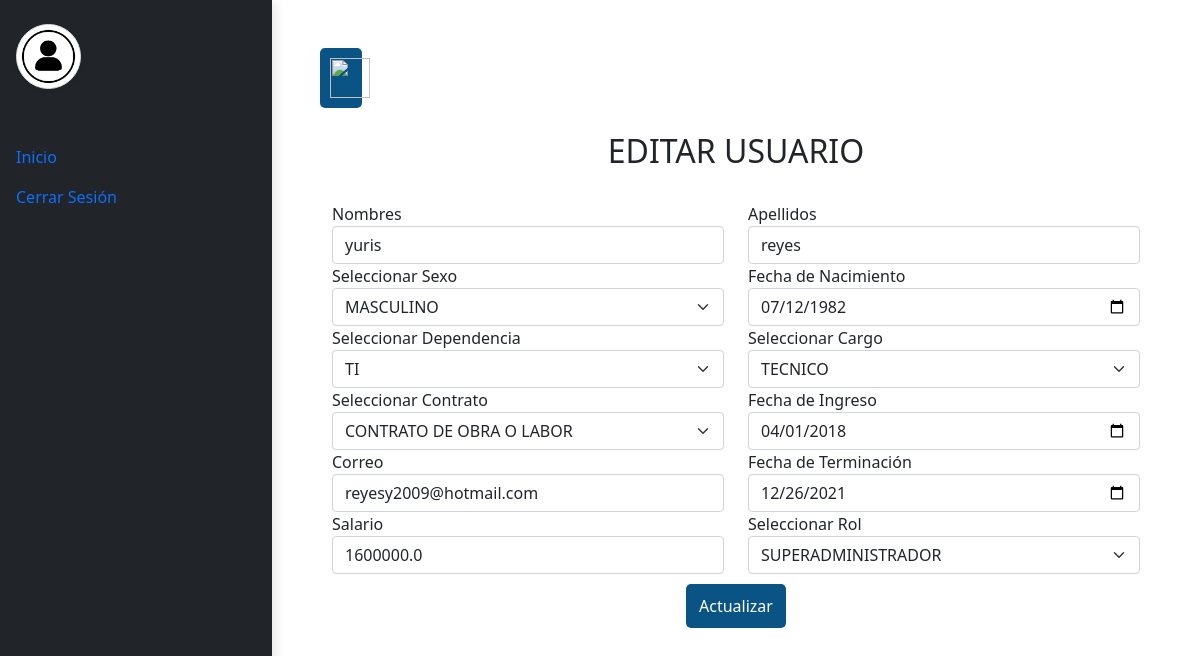
The app's page /edituser/1 with its own data.
### tables this page shows
CREATE TABLE tbl_empleado (int_id_empleado INTEGER NOT NULL PRIMARY KEY AUTOINCREMENT, str_nom_empleado VARCHAR NOT NULL, str_ape_empleado VARCHAR NOT NULL, int_cod_tipo_sexo INTEGER REFERENCES tbl_tipo_sexo (int_cod_tipo_sexo) ON UPDATE CASCADE NOT NULL, date_fecha_nacimiento DATE NOT NULL, int_cod_tipo_cargo INTEGER NOT NULL REFERENCES tbl_tipo_cargo (int_cod_tipo_cargo) ON UPDATE CASCADE, int_cod_tipo_contrato INTEGER REFERENCES tbl_tipo_contrato (int_cod_tipo_contrato) ON UPDATE CASCADE NOT NULL, date_fecha_ingreso DATE NOT NULL, date_fecha_terminacion DATE NOT NULL, str_correo_empleado VARCHAR NOT NULL, dbl_salario_empleado DOUBLE NOT NULL, str_nombre_usuario VARCHAR NOT NULL REFERENCES tbl_usuario (str_nombre_usuario) ON UPDATE CASCADE, int_cod_tipo_dependencia INTEGER REFERENCES tbl_tipo_dependencia (int_cod_tipo_dependencia) ON UPDATE CASCADE NOT NULL);

### app.py (the view)
@app.route("/edituser/<int:id>", methods=["GET", "POST"])
def fcnedituser(id):
    idE = id
    db = get_db()
    cur = db.cursor()
    consulta = "SELECT e.int_id_empleado, e.str_nom_empleado, e.str_ape_empleado, ts.str_nom_tipo_sexo, e.date_fecha_nacimiento, td.str_nom_tipo_dependencia, tc.str_nom_tipo_cargo, co.str_nom_tipo_contrato, e.date_fecha_ingreso, e.str_correo_empleado, e.date_fecha_terminacion, e.dbl_salario_empleado, tp.str_nom_tipo_perfil, e.int_cod_tipo_sexo, e.int_cod_tipo_dependencia, e.int_cod_tipo_cargo, e.int_cod_tipo_contrato, u.int_cod_tipo_perfil FROM tbl_empleado e, tbl_usuario u, tbl_tipo_sexo ts, tbl_tipo_cargo tc, tbl_tipo_dependencia td, tbl_tipo_contrato co, tbl_tipo_perfil tp WHERE e.int_cod_tipo_sexo = ts.int_cod_tipo_sexo AND e.int_cod_tipo_cargo = tc.int_cod_tipo_cargo AND e.int_cod_tipo_dependencia = td.int_cod_tipo_dependencia AND e.int_cod_tipo_contrato = co.int_cod_tipo_contrato AND e.str_nombre_usuario = u.str_nombre_usuario AND u.int_cod_tipo_perfil = tp.int_cod_tipo_perfil AND e.int_id_empleado = ?"
    cur.execute(consulta, [idE])
    data = cur.fetchone()
    db = get_db()
    cur = db.cursor()
    consulta = "SELECT * FROM tbl_tipo_sexo"
    cur.execute(consulta)
    sexos = cur.fetchall()
    db = get_db()
    cur = db.cursor()
    consulta = "SELECT * FROM tbl_tipo_contrato"
    cur.execute(consulta)
    contratos = cur.fetchall()
    db = get_db()
    cur = db.cursor()
    consulta = "SELECT * FROM tbl_tipo_dependencia"
    cur.execute(consulta)
    dependencias = cur.fetchall()
    db = get_db()
    cur = db.cursor()
    consulta = "SELECT * FROM tbl_tipo_cargo"
    cur.execute(consulta)
    cargos = cur.fetchall()
    db = get_db()
    cur = db.cursor()
    consulta = "SELECT * FROM tbl_tipo_perfil"
    cur.execute(consulta)
    roles = cur.fetchall()
    return render_template(
        "editarusuario.html",
        data=data,
        sexos=sexos,
        contratos=contratos,
        dependencias=dependencias,
        cargos=cargos,
        roles=roles,
    )

### app.py (called while the page is built, shortened)
@app.before_request
def load_logged_in_user():
    user_id = session.get("user_id")
    if user_id is None:
        g.user = None

### db.py (called while the page is built)
def get_db():
    try:
        if "db" not in g:
            g.db = sqlite3.connect("cerveceria.db")
            g.db.row_factory = sqlite3.Row
        return g.db
    except Error:
        print(Error)

### templates/editarusuario.html (shortened to what this page needs)
<!DOCTYPE html>
<html lang="en">
  <head>
    <link
      href="https://cdn.jsdelivr.net/npm/bootstrap@5.1.3/dist/css/bootstrap.min.css"
      rel="stylesheet"
    />
    <link rel="stylesheet" href="../static/css/editarusuario.css" />
  </head>
  <body class="back">
    <div class="vertical-navbar bg-dark navbar-collapse" id="sidebar">
      <div class="py-4 px-3 mb-4 bg-dark">
        <div class="media d-flex align-items-center">
          <img
            src="../static/images/foto.jpg"
            alt="..."
            width="65"
            class="mr-3 rounded-circle img-thumbnail shadow-sm"
          />
        </div>
      </div>
      <ul class="nav flex-column mb-0">
        <li class="nav-item">
          <a class="nav-link" href="/sessionsuperadmin/">Inicio</a>
        </li>
        <li class="nav-item">
          <a class="nav-link" href="{{ url_for('logout')}}">Cerrar Sesión</a>
        </li>
      </ul>
    </div>
    <div class="page-content p-5" id="content">
      <button id="sidebarCollapse" class="sadminbtn btn-d">
        <img
          src="../static/images/opciones.png"
          style="width: 40px; height: 40px"
        />
      </button>
      <br />
      <br />
      <center>
        <h2>EDITAR USUARIO</h2>
      </center>
      <br />
      <div
        class="container"
        style="background-color: white; border-radius: 10px"
      >
        <form action="/updateuser/{{data.0}}" method="POST">
          <div class="row forma">
            <div class="col-6">
              <label for="nombres">Nombres</label>
              <input
                name="fname"
                type="text"
                class="form-control"
                aria-label="nombres"
                value="{{data.1}}"
              />
            </div>
            <div class="col-6">
              <label for="appelidos">Apellidos</label>
              <input
                name="lname"
                type="text"
                class="form-control"
                aria-label="apellidos"
                value="{{data.2}}"
              />
            </div>
            <div class="col-6">
              <label for="selecsexo">Seleccionar Sexo</label>
              <select
                name="sexo"
                id="sexo"
                class="form-select"
                aria-label="sexousuario"
              >
                {% for sexo in sexos %} {% if sexo[1] != data[3] %}
                <option value="{{sexo.0}}">{{sexo.1}}</option>
                {% else %}
                <option value="{{data.13}}" selected>{{data.3}}</option>
                {% endif %} {% endfor %}
              </select>
            </div>
            <div class="col-6">
              <label for="fnacimiento">Fecha de Nacimiento</label>
              <input
                name="fnacimiento"
                type="date"
                class="form-control"
                aria-label="fechanac"
                value="{{data.4}}"
              />
            </div>
            <div class="col-6">
              <label for="selecdependencia">Seleccionar Dependencia</label>
              <select
                name="dependencia"
                id="dependencia"
                class="form-select"
                aria-label="dependenciausuario"
              >
                {% for dependencia in dependencias %} {% if dependencia[1] !=
                data[5] %}
                <option value="{{dependencia.0}}">{{dependencia.1}}</option>
                {% else %}
                <option value="{{data.14}}" selected>{{data.5}}</option>
                {% endif %} {% endfor %}
              </select>
            </div>
            <div class="col-6">
              <label for="seleccargo">Seleccionar Cargo</label>
              <select
                name="cargo"
                id="cargo"
                class="form-select"
                aria-label="cargo"
              >
                {% for cargo in cargos %} {% if cargo[1] != data[6] %}
                <option value="{{cargo.0}}">{{cargo.1}}</option>
                {% else %}
                <option value="{{data.15}}" selected>{{data.6}}</option>
                {% endif %} {% endfor %}
              </select>
            </div>
            <div class="col-6">
              <label for="Seleccontrato">Seleccionar Contrato</label>
              <select
                name="tcontrato"
                id="tcontrato"
                class="form-select"
                aria-label="tcontrato"
              >
                {% for contrato in contratos %} {% if contrato[1] != data[7] %}
                <option value="{{contrato.0}}">{{contrato.1}}</option>
                {% else %}
                <option value="{{data.16}}" selected>{{data.7}}</option>
                {% endif %} {% endfor %}
              </select>
            </div>
            <div class="col-6">
              <label for="fingreso">Fecha de Ingreso</label>
              <input
                name="fingreso"
                type="date"
                class="form-control"
                aria-label="fechaing"
                value="{{data.8}}"
              />
            </div>
            <div class="col-6">
              <label for="email">Correo</label>
              <input
                name="email"
                type="email"
                class="form-control"
                aria-label="correo"
                value="{{data.9}}"
              />
            </div>
            <div class="col-6">
              <label for="fterminacion">Fecha de Terminación</label>
              <input
                name="fterminacion"
                type="date"
                class="form-control"
                aria-label="fechaterm"
                value="{{data.10}}"
              />
            </div>
            <div class="col-6">
              <label for="salario">Salario</label>
              <input
                name="salario"
                type="number"
                class="form-control"
                aria-label="salario"
                value="{{data.11}}"
              />
            </div>
            <div class="col-6">
              <label for="Selecrol">Seleccionar Rol</label>
              <select
                name="rol"
                id="rol"
                class="form-select"
                aria-label="rolusuario"
                required
              >
                {% for rol in roles %} {% if rol[1] != data[12] %}
                <option value="{{rol.0}}">{{rol.1}}</option>
                {% else %}
                <option value="{{data.17}}" selected>{{data.12}}</option>
                {% endif %} {% endfor %}
              </select>
            </div>
            <br /><br /><br />
            <center>
              <button class="" type="submit">Actualizar</button>
            </center>
          </div>
        </form>
      </div>
    </div>
  </body>
</html>

### static/css/editarusuario.css (style rules this page uses)
.vertical-navbar { min-width: 17rem; width: 17rem; height: 100vh; position: fixed; top: 0; left: 0; box-shadow: 3px 3px 10px rgba(0, 0, 0, 0.1); transition: all 0.4s; }
.btn-d { width: 5%; }
.back { background-size: cover; min-height: 100vh; overflow-x: hidden; }
.page-content { width: calc(100% - 17rem); margin-left: 17rem; transition: all 0.4s; }
button { width: 100px; padding: 10px; border: none; border-radius: 5px; background: #095484; font-size: 16px; color: #fff; cursor: pointer; }

### records on screen
tbl_empleado: fname "yuris", lname "reyes", fnacimiento "07/12/1982", fingreso "04/01/2018", email "reyesy2009@hotmail.com", fterminacion "12/26/2021", salario "1600000.0"

### other values on screen
form field sexo "MASCULINO"
form field dependencia "TI"
form field cargo "TECNICO"
form field tcontrato "CONTRATO DE OBRA O LABOR"
form field rol "SUPERADMINISTRADOR"
